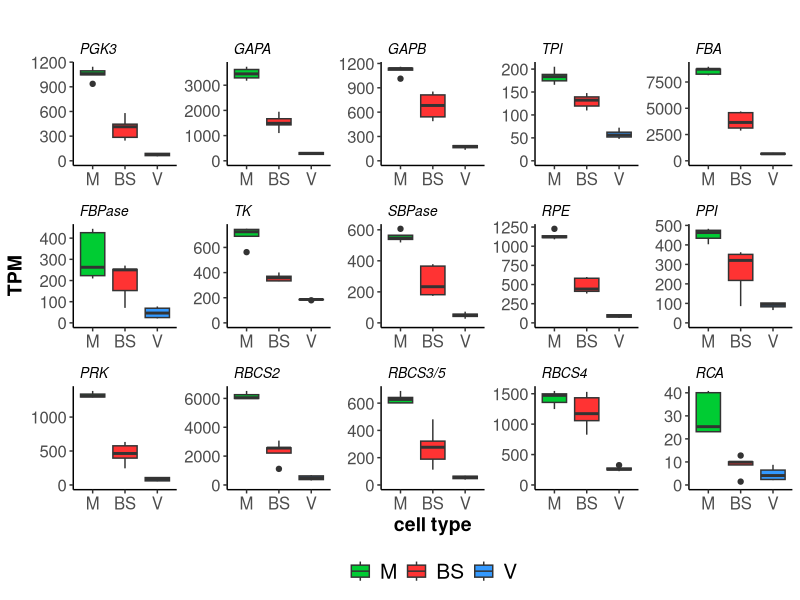

Here is the R script that generated this plot:
setwd("")

library(ggplot2)
require(reshape2)


tpm <- read.csv("KitaakeLCM_TPM.csv", header=TRUE)
list <- read.delim("CBBcycle.genelist.txt", header = TRUE)
list$Symbol <- as.character(list$Symbol)
list$Symbol <- factor(list$Symbol, levels = list$Symbol)

sub <- merge(tpm, list, by="GENEID")
row.names(sub) <- sub$Symbol
sub <- sub[,2:15]

tv <- t(sub)

cell_type <- c("BS","BS","BS","BS","BS","M","M","M", "M","M","V","V","V", "V")
tv <- as.data.frame(tv)
tv$cell_type <- cell_type
head(tv)

tv$cell_type <- as.factor(tv$cell_type)
levels(tv$cell_type)
tv$cell_type <- factor(tv$cell_type, levels(tv$cell_type)[c(2,1,3)])
levels(tv$cell_type)

melt <- melt(tv)
melt$variable <- factor(melt$variable, levels=list$Symbol)
levels(melt$variable)
head(melt)
melt <- as.data.frame(melt)

p<- ggplot(melt, aes(x=cell_type, y=value, fill=cell_type)) + 
  geom_boxplot()+
  expand_limits(y = 0)+
  facet_wrap (~variable, scale = "free", nrow = 3,labeller = label_wrap_gen(5))+
  labs(title="", x="cell type", y = "TPM")+
  scale_fill_manual(name = "Cell Type", labels = c("M", "BS", "V"),
                    values = c("#00CC33","#FF3333","#3399FF")) +
  theme(axis.text=element_text(size=12), 
        axis.title=element_text(size=14,face="bold", colour = "black"), 
        strip.text.x = element_text(size = 10, colour = "black", angle = 0,face = "italic",hjust=0), 
        legend.position="bottom", legend.title = element_blank(),
        legend.text = element_text(colour="black", size=15), 
        panel.grid.major = element_line(), panel.grid.minor = element_line(),
        panel.background = element_blank(), 
        strip.background = element_blank(),
        aspect.ratio = 1, 
        axis.line = element_line(colour = "black"))
p  
